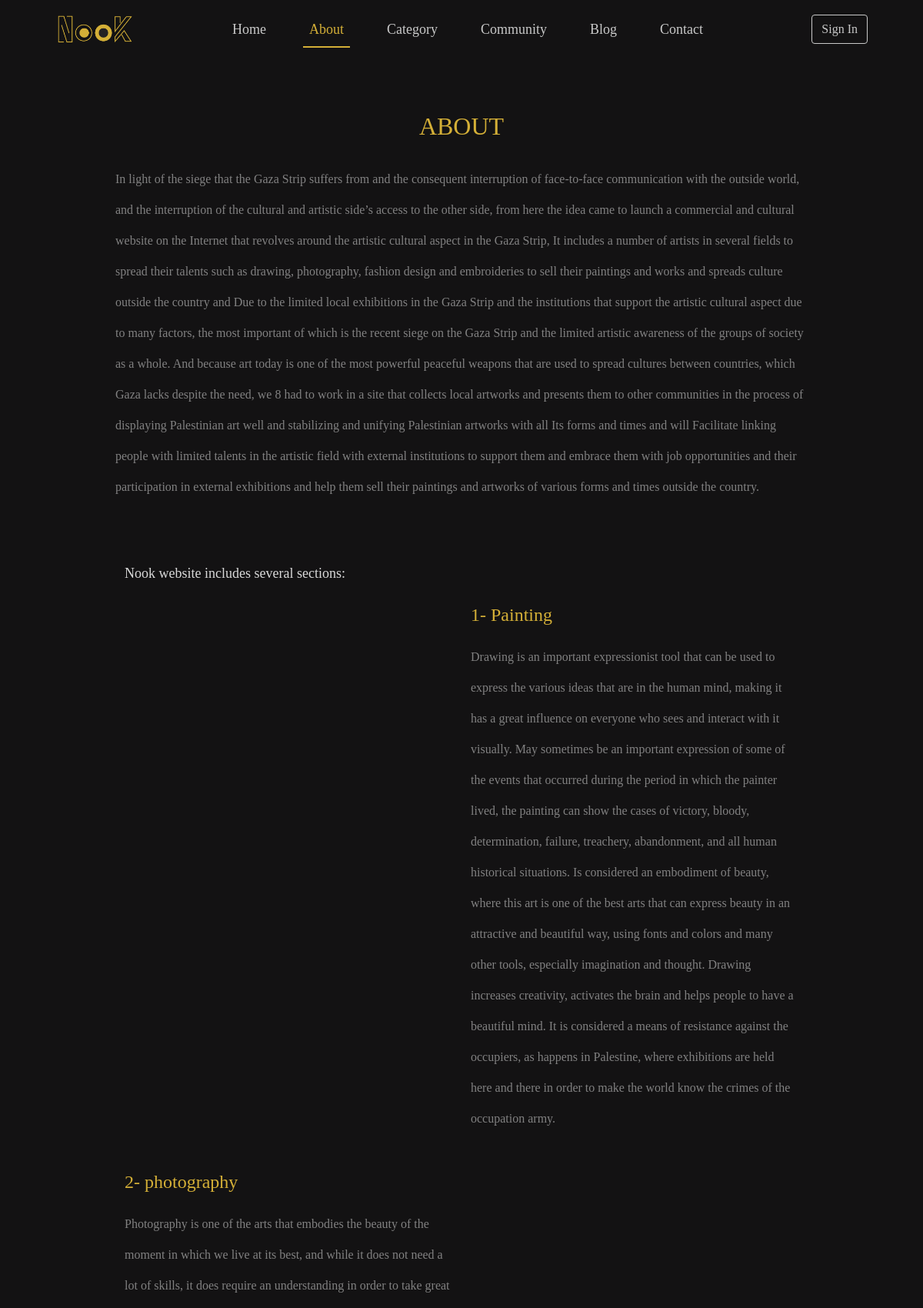
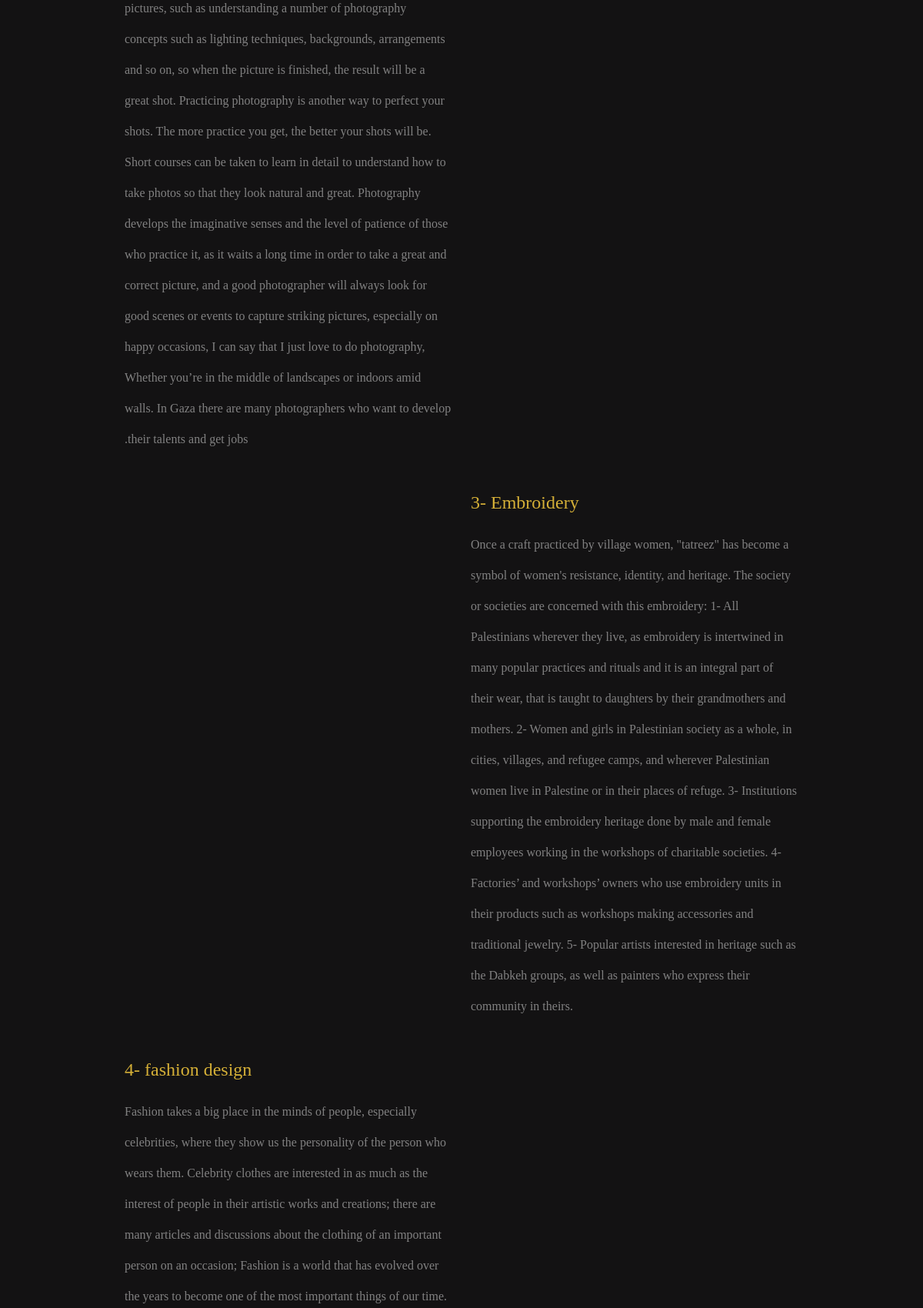
/about (upper part), run on the app's committed database (2 pictures, top to bottom).
### pages/models.py (models this page shows, shortened)
class About(models.Model):
    description = models.TextField(blank=True, null=True)

class Category(models.Model):
    name = models.CharField(max_length=150)
    description = models.TextField(blank=True, null=True)
    photo = models.ImageField(upload_to='category', blank=True, null=True)

### pages/views.py (the view)
# urls.py: path('about', views.about, name='about'),
def about(request):
    if request.user.is_authenticated:
        user = User.objects.get(username=request.user.username)
        userprofile = UserProfile.objects.get(user = user)
    else:
        userprofile = ''
    count = Category.objects.all().count()
    category = Category.objects.all()
    aboutdescription = About.objects.get(pk = 1).description
    context = {
        'title': 'nook | About Page',
        'aboutdescription': aboutdescription,
        'count': count,
        'category': category,
        'userprofile': userprofile
    }
    return render(request, 'pages/about.html', context)

### templates/pages/about.html (shortened to what this page needs)
{% extends 'base.html' %}
{% load static %}
{% block body %}
<div class="aboutPage">
    <div data-aos="fade-down">
        <h2>ABOUT</h2>
        <p class="fds">
            {{aboutdescription}}
        </p>
    </div>
    <br>
    <div class="row mt-5" data-aos="fade-right">
        <p class="include">Nook website includes several sections:</p>
    </div>
    {% for cat in category %}
        {% if cat.id == 1 or cat.id == 3 %}
            <div class="row" data-aos="fade-right">
                <div class="col-lg-6  mb-5 mt-5">
                </div>
                <div class="col-lg-6">
                    <h4> {{cat.pk}}- {{cat.name|title}}</h4>
                    <p>{{cat.description}}</p>
                </div>
            </div>
        {% else %}
            <div class="row right" data-aos="fade-left">
                <div class="col-lg-6  mb-5 mt-5">
                </div>
                <div class="col-lg-6  mb-5 mt-5">
                    <h4>{{cat.pk}}- {{cat.name}}</h4>
                    <p>{{cat.description}}</p>
                </div>
            </div>
        {% endif %}
    {% endfor %}
</div>
{% endblock %}

### static/css/main.css (style rules this page uses)
* { -webkit-box-sizing: border-box; -moz-box-sizing: border-box; -o-box-sizing: border-box; box-sizing: border-box; }
body { background-color: #131213 !important; font-family: Roboto Slab !important; top: 0; left: 0; }
.aboutPage { margin-top: 65px; }
.aboutPage h2 { text-align: center; color: #D4AF37; margin-bottom: 30px; }
.aboutPage p { width: 75%; margin: 0 auto; color: #d9d9d98e; line-height: 5vh; }
.aboutPage .row .include { color: #D9D9D9; font-size: large; margin-bottom: 20px; }
.aboutPage .row { width: 75%; margin: 0 auto; }
.aboutPage .right { direction: rtl; text-align: left; }
.aboutPage .row p { width: 100%; }
.aboutPage .row h4 { color: #D4AF37; margin-bottom: 20px; direction: ltr; }

### data on the page
About: description "In light of the siege that the Gaza Strip suffers from and the consequent interruption of face-to-face communication with the outside world, and the interruption of the cultural and artistic side’s access to the other side, from here the idea came to launch a commercial and cultural website on the Internet that revolves around the artistic cultural aspect in the Gaza Strip, It includes a number of artists in several fields to spread their talents such as drawing, photography, fashion design and embroideries to sell their paintings and works and spreads culture outside the country and Due to the limited local exhibitions in the Gaza Strip and the institutions that support the artistic…"
Category: pk "1", name "Painting", description "Drawing is an important expressionist tool that can be used to express the various ideas that are in the human mind, making it has a great influence on everyone who sees and interact with it visually. May sometimes be an important expression of some of the events that occurred during the period in which the painter lived, the painting can show the cases of victory, bloody, determination, failure, treachery, abandonment, and all human historical situations. Is considered an embodiment of beauty, where this art is one of the best arts that can express beauty in an attractive and beautiful way, using fonts and colors and many other tools, especially imagination and thought. Drawing increases…"
Category: pk "2", name "photography", description "Photography is one of the arts that embodies the beauty of the moment in which we live at its best, and while it does not need a lot of skills, it does require an understanding in order to take great pictures, such as understanding a number of photography concepts such as lighting techniques, backgrounds, arrangements and so on, so when the picture is finished, the result will be a great shot. Practicing photography is another way to perfect your shots. The more practice you get, the better your shots will be. Short courses can be taken to learn in detail to understand how to take photos so that they look natural and great. Photography develops the imaginative senses and the level of…"
Category: pk "3", name "Embroidery", description "Once a craft practiced by village women, \"tatreez\" has become a symbol of women's resistance, identity, and heritage. The society or societies are concerned with this embroidery: 1- All Palestinians wherever they live, as embroidery is intertwined in many popular practices and rituals and it is an integral part of their wear, that is taught to daughters by their grandmothers and mothers. 2- Women and girls in Palestinian society as a whole, in cities, villages, and refugee camps, and wherever Palestinian women live in Palestine or in their places of refuge. 3- Institutions supporting the embroidery heritage done by male and female employees working in the workshops of charitable societies.…"
Category: pk "4", name "fashion design"
